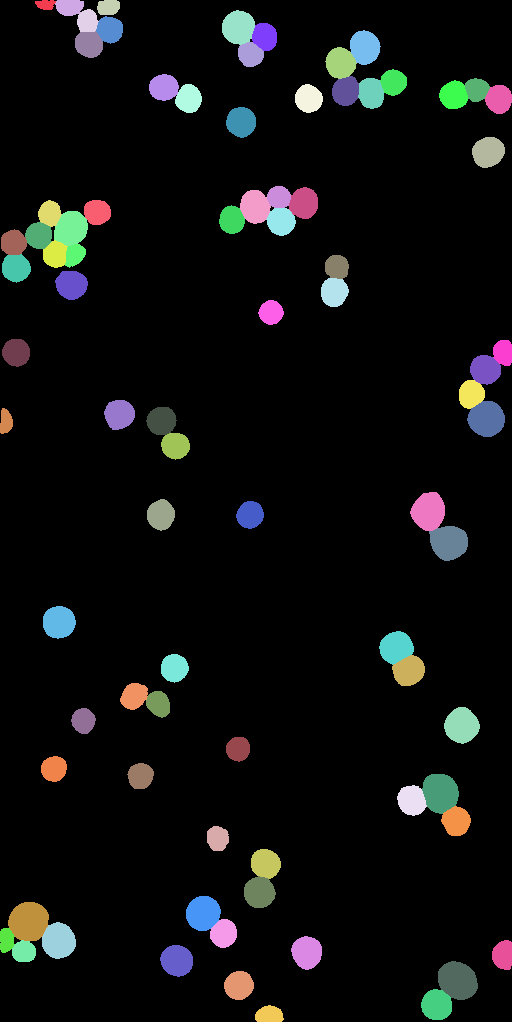
#> input picture fig3/superseded/runs/optimise_with_annotation_cancer_interrupted/artifacts/w/f2.tif, 512 x 1022 px, given in place of bf_dev.tif, which was not available; the run also reads 1 picture not shown here
$ python an.py
#> lines starting #> are read from the running program, lines starting #| are printed output that depends on the picture; after the words box and inside, x2 and y2 are one past the last pixel; in counts of white or black regions, pixels touching at a corner belong together; pictures that were not available may be replaced by others from this repository, and a replacement may not be noted
import numpy as np,tifffile as t
from skimage.measure import regionprops
a=t.imread('bf_dev.tif').astype(float);g=t.imread('annot_dev.tif');p=t.imread('w/cp30.tif')
#> after `a = t.imread('bf_dev.tif').astype(float)`:
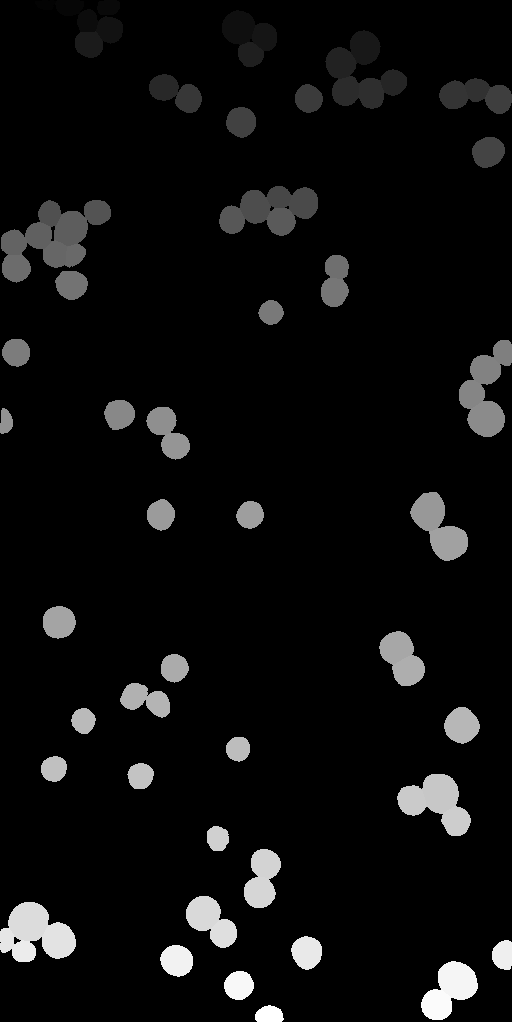
#> a: shape (1022, 512) float64; min 0, max 82, mean 4.4; drawn with min black and max white
#> further down, g is the input picture: shape (1022, 512) int32; 83 distinct labels, from 0 to 82
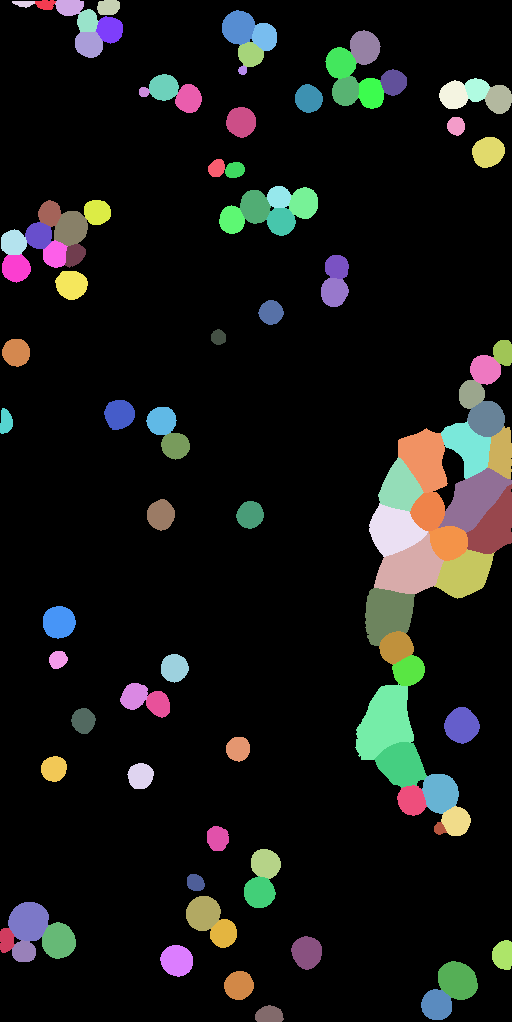
#> input picture fig3/superseded/runs/optimise_with_annotation_cancer_interrupted/artifacts/w/cp30.tif, 512 x 1022 px, found by its file name
#> further down, p is the input picture: shape (1022, 512) int32; 105 distinct labels, from 0 to 104
for r in regionprops(p,intensity_image=a):
    m=p==r.label;ov=np.bincount(g[m]).copy();ov[0]=0
    gl=ov.argmax();iou=ov.max()/(m.sum()+(g==gl).sum()-ov.max()) if ov.max() else 0
    print(r.label,int(r.area),round(r.solidity,2),round(r.eccentricity,2),round(r.intensity_mean),round(a[m].std()),round(iou,2),'TP' if iou>=.5 else 'FP', int(r.centroid[1]),int(r.centroid[0]))
#> this loop made 104 passes
#> (gl, iou) on passes 18, 19, 20, 21, 22, 24, 26, 29, 30, 31, 32, 33: (16, 1), (17, 1), (18, 1), (19, 1), (20, 1), (21, 1), (22, 1), (23, 1), (24, 1), (25, 1), (26, 1), (27, 1)
#> (gl, iou) on passes 1 to 6: (1, 1), (2, 1), (3, 1), (0, 0), (4, 1), (5, 1)
#| 1 160 0.92 0.86 1 0 1.0 TP 45 4
#| 2 383 0.96 0.82 2 0 1.0 TP 69 6
#| 3 302 0.97 0.75 3 0 1.0 TP 107 6
#| 4 112 0.92 0.96 0 0 0 FP 23 3
#| 5 396 0.96 0.45 4 0 1.0 TP 87 20
#| 6 889 0.97 0.28 5 0 1.0 TP 238 26
#| 7 561 0.95 0.34 6 0 1.0 TP 109 29
#| 8 557 0.97 0.51 7 0 1.0 TP 264 36
#> (further printed lines are left out)
#> pass 1, `m = p == r.label`:
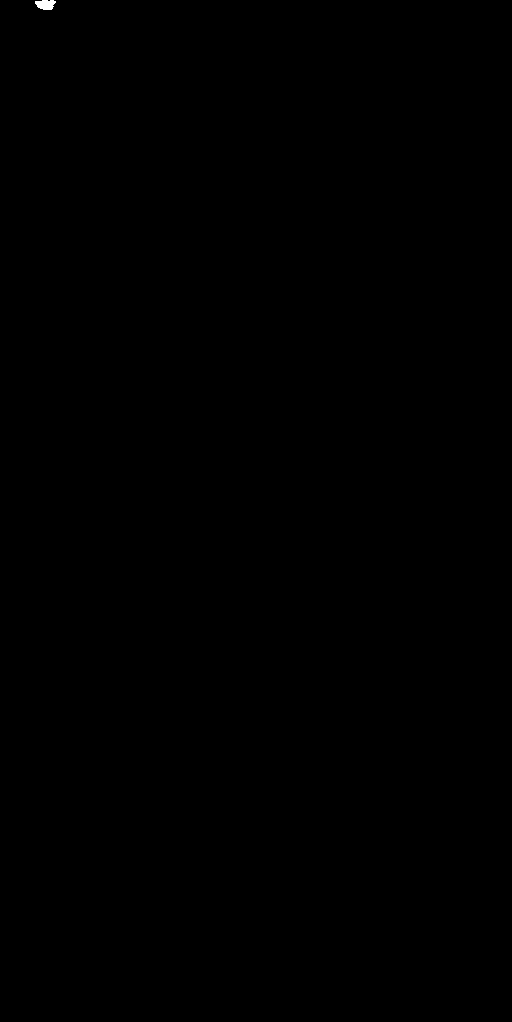
#> m: shape (1022, 512) bool; 0.03% white; 1 white region, box (x1, y1, x2, y2) and area: (35, 0, 56, 10) 160
